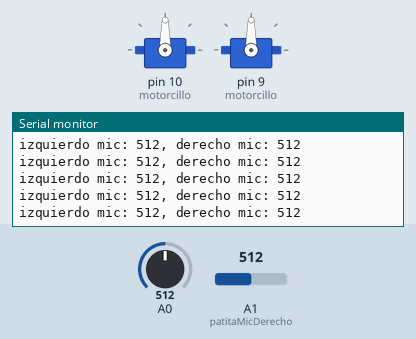
Simulated run of this sketch. Board: Arduino Uno, built with avr-gcc and run on an emulated ATmega328P. On the bench: 2 × servo, the last lines printed to the serial monitor. Inputs (shaded band) come from the test bench; at power-on: A0 = 512, A1 (patitaMicDerecho) = 512.

Above: at 4.2 s.
4.3 s: A0 set to 990
At 5.4 s:
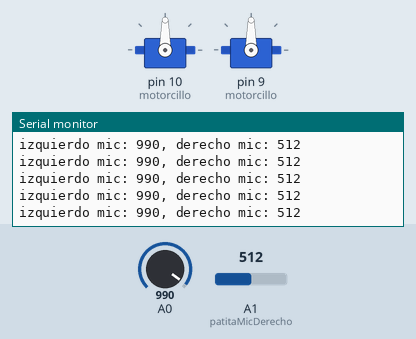
7.3 s: A0 set to 1007
At 8.0 s:
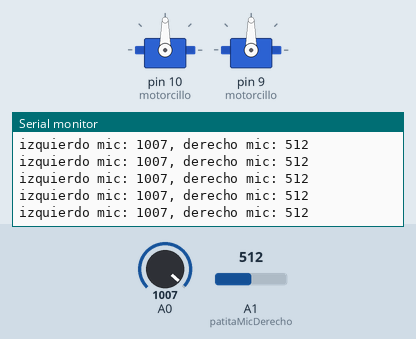
Timing chart, 0 to 10.3 s (numbered marks = the images above; inputs shaded):
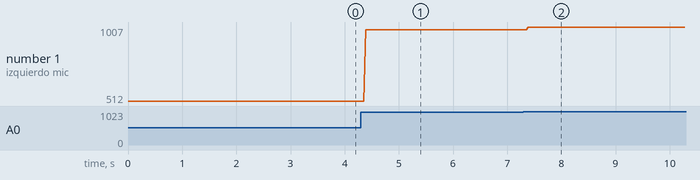

Measured:
- after the input at 4.3 s, the serial monitor: prints a new line after 0.09 s (image 1)
- after the input at 7.3 s, the serial monitor: prints a new line after 0.09 s (image 2)
- plotted number 1: 512 → 990 after the input at 4.3 s, 990 → 1007 after the input at 7.3 s

The sketch:

grupo-06.ino
```cpp
// incluir clase Microfono
#include "constantes.h"
#include "Microfono.h"
#include "Cuello.h"
#include "Parpados.h"

// variable temporal para lecturas
unsigned int sample;

unsigned long startMillis;

int angleCrazy;

Microfono izquierdo;
Microfono derecho;

Cuello cuello;
Parpados parpados;

bool imprimir = true;

void setup()
{

  cuello.configurar();
  parpados.configurar();

  // inicia monitor serial
  Serial.begin(9600);

  // configurar patitas
  izquierdo.configurarPatita(patitaMicIzquierdo);
  derecho.configurarPatita(patitaMicDerecho);
}

void loop()
{
  // inicio de la ventana
  startMillis = millis();

  // recolecta datos durante sampleWindow
  while (millis() - startMillis < sampleWindow)
  {

    // leer micrófonos
    // se leen secuencialmente
    // en Arduino UNO el ADC es multiplexado

    izquierdo.leer();
    izquierdo.actualizarMinMax();

    derecho.leer();
    derecho.actualizarMinMax();

    izquierdo.actualizarPeakToPeak();
    derecho.actualizarPeakToPeak();

    if (imprimir)
    {
      Serial.print("izquierdo ");
      izquierdo.imprimirEnConsola();
      Serial.print(", ");
      Serial.print("derecho ");
      derecho.imprimirEnConsola();
      Serial.print("\n");
    }

    // // Conversión a voltios (si usas 5V como referencia):
    // // double volts1 = (peakToPeak1 * 5.0) / 1024.0;
    // // double volts2 = (peakToPeak2 * 5.0) / 1024.0;
    // // Serial.print("V1: "); Serial.print(volts1); Serial.print(" V, V2: "); Serial.println(volts2);
    // if a
    // cuello.moverMotorcillo(angleCrazy, 10);
    // angleCrazy++;

    // cuello.moverMotorcillo(22, 100);
    // cuello.moverMotorcillo(45,100);
    // cuello.moverMotorcillo(77,100);
    // cuello.moverMotorcillo(90, 100);
    // cuello.moverMotorcillo(112, 100);
    // cuello.moverMotorcillo(135, 100);
    // cuello.moverMotorcillo(157, 100);
    // cuello.moverMotorcillo(180, 100);

    /*parpados.moverMotorcillo(0, 200);
      parpados.moverMotorcillo(70, 200);
      parpados.moverMotorcillo(0, 200);
      parpados.moverMotorcillo(70, 200);*/
  }
}
```

Cuello.cpp
```cpp
#include "Cuello.h"

Cuello::Cuello() {}

Cuello::~Cuello() {}

void Cuello::configurar() {
  Cuello::motorcillo.attach(10);
}

void Cuello::moverMotorcillo(int angulo, int tiempo) {
  motorcillo.write(angulo);
  Serial.print("el ángulo del cuello es:");
  Serial.println(angulo);
  delay(tiempo);
}
```

Cuello.h
```cpp
#ifndef CUELLO_H
#define CUELLO_H

#include <Arduino.h>
#include <Servo.h>

class Cuello {

public:

  Cuello();
  ~Cuello();

  Servo motorcillo;

  void configurar();

  void moverMotorcillo(int angulo, int tiempo);


};

#endif
```

Microfono.cpp
```cpp
#include "Microfono.h"

// constructor
Microfono::Microfono() {
}

void Microfono::configurarPatita(int nuevaPatita) {
  patita = nuevaPatita;
}

void Microfono::leer() {
  valorActual = analogRead(patita);
}

void Microfono::actualizarPeakToPeak() {
  peakToPeak = signalMax - signalMin;
}

void Microfono::actualizarMinMax() {
  if (valorActual < 1024) {
    // actualizar minimo
    if (valorActual < signalMin) {
      signalMin = valorActual;
    }
    // actualizar maximo
    if (valorActual > signalMax) {
      signalMax = valorActual;
    }
  }
}

void Microfono::imprimirEnConsola() {
  // imprime en serial: formato legible y también CSV opcional
  Serial.print("mic: ");
  Serial.print(valorActual);

  // // Si quieres formato CSV para graficar: descomenta la línea siguiente
  // // Serial.print(peakToPeak1); Serial.print(","); Serial.println(peakToPeak2);
}

// destructor
Microfono::~Microfono() {
}
```

Microfono.h
```cpp
#ifndef MICROFONO_H
#define MICROFONO_H

#include "Arduino.h"

// clase para microfono
class Microfono {
public:

  // constructor
  Microfono();

  // destructor
  ~Microfono();

  void configurarPatita(int nuevaPatita);

  void leer();

  void actualizarMinMax();

  void actualizarPeakToPeak();

  void imprimirEnConsola();

  int patita;
  int valorActual;

  unsigned int peakToPeak = 0;
  unsigned int signalMin;
  unsigned int signalMax;


  // unsigned int peakToPeak1 = 0;          // amplitud pico-pico mic1
  // unsigned int peakToPeak2 = 0;          // amplitud pico-pico mic2

  // unsigned int signalMax1 = 0;     // max detectado mic1
  // unsigned int signalMin1 = 1024;  // min detectado mic1
  // unsigned int signalMax2 = 0;     // max detectado mic2
  // unsigned int signalMin2 = 1024;  // min detectado mic2
};

#endif
```

Parpados.cpp
```cpp
#include "Parpados.h"

Parpados::Parpados() {}
Parpados::~Parpados() {}

void Parpados::configurar() {
  Parpados::motorcillo.attach(9);
}

void Parpados::moverMotorcillo(int angulo, int tiempo) {
  motorcillo.write(angulo);
  Serial.print("el ángulo del párpado es:");
  Serial.println(angulo);
  delay(tiempo);
}

// // referente de como reducir el código
// // <https://arduino.stackexchange.com/questions/66378/servo-motor-in-function>
```

Parpados.h
```cpp
#ifndef PARPADOS_H
#define PARPADOS_H

#include <Arduino.h>
#include <Servo.h>

class Parpados {

public:

  Parpados();
  ~Parpados();

  void configurar();
  void moverMotorcillo(int angulo, int tiempo);

  Servo motorcillo;
};


#endif
```

constantes.h
```cpp
#ifndef CONSTANTES_H
#define CONSTANTES_H

#include "Arduino.h"

// ventana de muestreo en ms
const int sampleWindow = 50;

const int patitaMicIzquierdo = A0;

const int patitaMicDerecho = A1;

#endif
```
